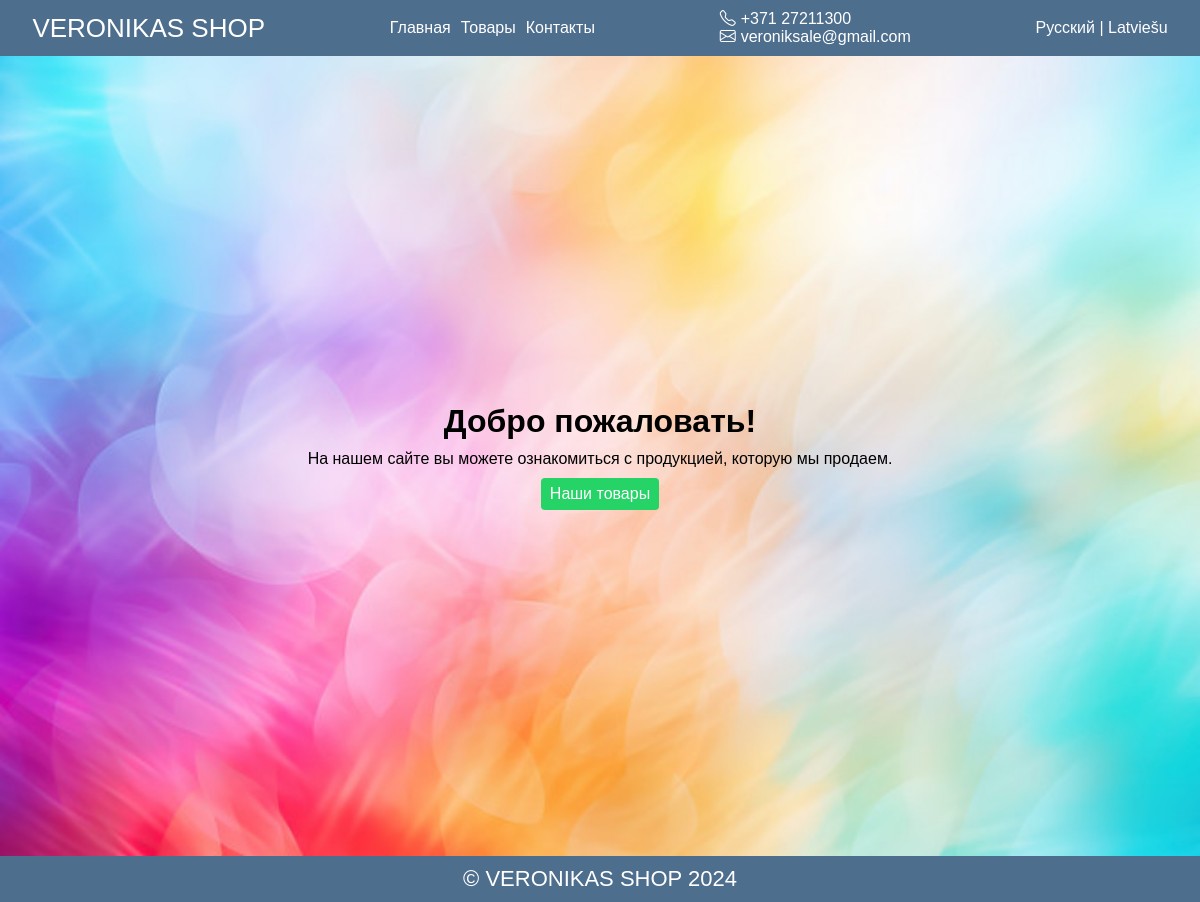
Page /ru/ on the committed database.
### base/models.py (models this page shows, shortened)
class Company(models.Model):
    name = models.CharField(max_length=255, help_text="название компании", default="Название компании")
    phone_number = models.CharField(max_length=20, help_text="номер телефона", default="Номер телефона")
    email = models.EmailField(help_text="gmail почта", default="example@example.com")
    telegram_link = models.URLField(blank=True, null=True, help_text="ссылка на контакт в телеграм", default="")
    youtube_link = models.URLField(blank=True, null=True, help_text="ссылка на ютуб канал", default="")
    whatsapp_link = models.URLField(blank=True, null=True, help_text="ссылка на контакт в ватсапп", default="")
    address = models.CharField(max_length=255, help_text="адрес компании", default="Адрес компании")
    about = models.TextField(help_text="О компании текст", default="О компании")
    about_lv = models.TextField(help_text="О компании текст на латышском", default="Par kompaniju")
    location_image = models.ImageField(upload_to='images/', blank=True, null=True, help_text="картинка города (где базируется компания)", default='images/jurmala.jpg')
    intro_img = models.ImageField(upload_to='images/', blank=True, null=True, help_text="картинка города (где базируется компания)", default='images/intro.jpg')
    class Meta:
        verbose_name = "Компания"
        verbose_name_plural = "Компания"

### base/views.py (the view)
# urls.py: path('', views.home, name='home'),
def home(request):
    products = get_translated_products()  # Получаем переведенные продукты для главной страницы
    company_info = get_company_info()
    return render(request, 'home.html', {'products': products, 'company_info': company_info})

### base/views.py (called while the page is built)
def get_translated_products():
    products = Product.objects.all()
    for product in products:
        product.name = _(product.name)
        product.description = _(product.description)
    return products

def get_company_info():
    company_info = Company.objects.first()
    return company_info

### templates/home.html
{% extends 'main.html' %}
{% load static %}
{% load i18n %}
{% block content %}
<main class="intro main-content" style="background-image: url('{{ company_info.intro_img.url }}');">
  <div class="container">
    <div class="intro__inner">
      <h3>{% trans "Добро пожаловать!" %}</h3>
      <p>{% trans "На нашем сайте вы можете ознакомиться с продукцией, которую мы продаем." %}</p>
      <div class="btns">
        <a href="products/">{% trans "Наши товары" %}</a>
      </div>
    </div>
  </div>
</main>
{% endblock %}

### templates/header.html (shortened to what this page needs)
{% load static %}
{% load i18n %}
{% block content %}
<header class="header">
  <div class="container">
    <div class="header__inner">
      <a href="{% url 'home' %}" class="header-logo">{{ company_info.name }}</a>
      <nav class="header-menu">
        <a href="{% url 'home' %}">{% trans "Главная" %}</a>
        <a href="{% url 'products' %}">{% trans "Товары" %}</a>
        <a href="{% url 'contacts' %}">{% trans "Контакты" %}</a>
      </nav>
      <div class="header-info">
        <a href="tel:{{ company_info.phone_number }}"><i class="bi bi-telephone"></i>{{ company_info.phone_number }}</a>
        <a href="mailto:{{ company_info.email }}"><i class="bi bi-envelope"></i>{{ company_info.email }}</a>
      </div>
      <div class="language-switcher">
        <a href="#" onclick="changeLanguage('ru')"{% if LANGUAGE_CODE == 'ru' %} class="active"{% endif %}>{% trans "Русский" %}</a> |
        <a href="#" onclick="changeLanguage('lv')"{% if LANGUAGE_CODE == 'lv' %} class="active"{% endif %}>{% trans "Latviešu" %}</a>
      </div>
    </div>
  </div>
</header>
{% endblock content %}

### templates/footer.html
<footer class="footer">
  <p>&copy; {{ company_info.name }} 2024</p>
</footer>

### Company/static/styles/main.css (style rules this page uses)
html { min-height: 100vh; }
body { padding: 0; margin: 0; width: 100%; min-height: 100vh; display: flex; flex-direction: column; font-family: "Manrope", sans-serif; }
* { padding: 0; margin: 0; box-sizing: border-box; }
.main-content { flex: 1; }
.intro.main-content { margin: 0; }
.container { max-width: 1400px; width: 100%; margin: 0 auto; }
footer { width: 100%; display: flex; justify-content: center; align-items: center; background-color: #4e6e8e; }
footer p { font-size: 22px; padding: 10px 0; color: #fff; text-align: center; }
a { color: inherit; text-decoration: none; -webkit-transition: .2s linear; -moz-transition: .2s linear; -ms-transition: .2s linear; -o-transition: .2s linear; transition: .2s linear; }
.header { width: 100%; background-color: #4e6e8e; color: #fff; position: sticky; z-index: 100; left: 0; top: 0; }
.header__inner { display: flex; justify-content: space-around; align-items: center; padding: 10px 0; gap: 60px; }
.header-logo { font-size: clamp(14px, 4vw, 26px); }
.header__inner .header-menu { display: flex; gap: 10px; margin-top: 4px; }
.header-menu a { padding-bottom: 3px; border-bottom: 1px solid transparent; }
.header-info { display: flex; flex-direction: column; align-items: flex-start; }
.header-info a { display: flex; gap: 5px; }
.intro { background-color: #ddd; width: 100%; min-height: 100vh; background-position: center; background-repeat: no-repeat; background-size: cover; display: flex; justify-content: center; align-items: center; }
.intro__inner { display: flex; flex-direction: column; justify-content: center; gap: 10px; align-items: center; text-align: center; }
.intro h3 { font-size: clamp(18px, 4vw, 32px); }
.intro p { font-size: clamp(9px, 4vw, 16px); }
.intro a { background-color: #25D366; color: #fff; padding: 7px 9px; -webkit-border-radius: 4px; -moz-border-radius: 4px; -ms-border-radius: 4px; -o-border-radius: 4px; border-radius: 4px; }
.intro .btns { display: flex; align-items: center; gap: 20px; }

### rows in the picture
Company: name "VERONIKAS SHOP", phone_number "+371 27211300", email "veroniksale@gmail.com", intro_img (picture)
